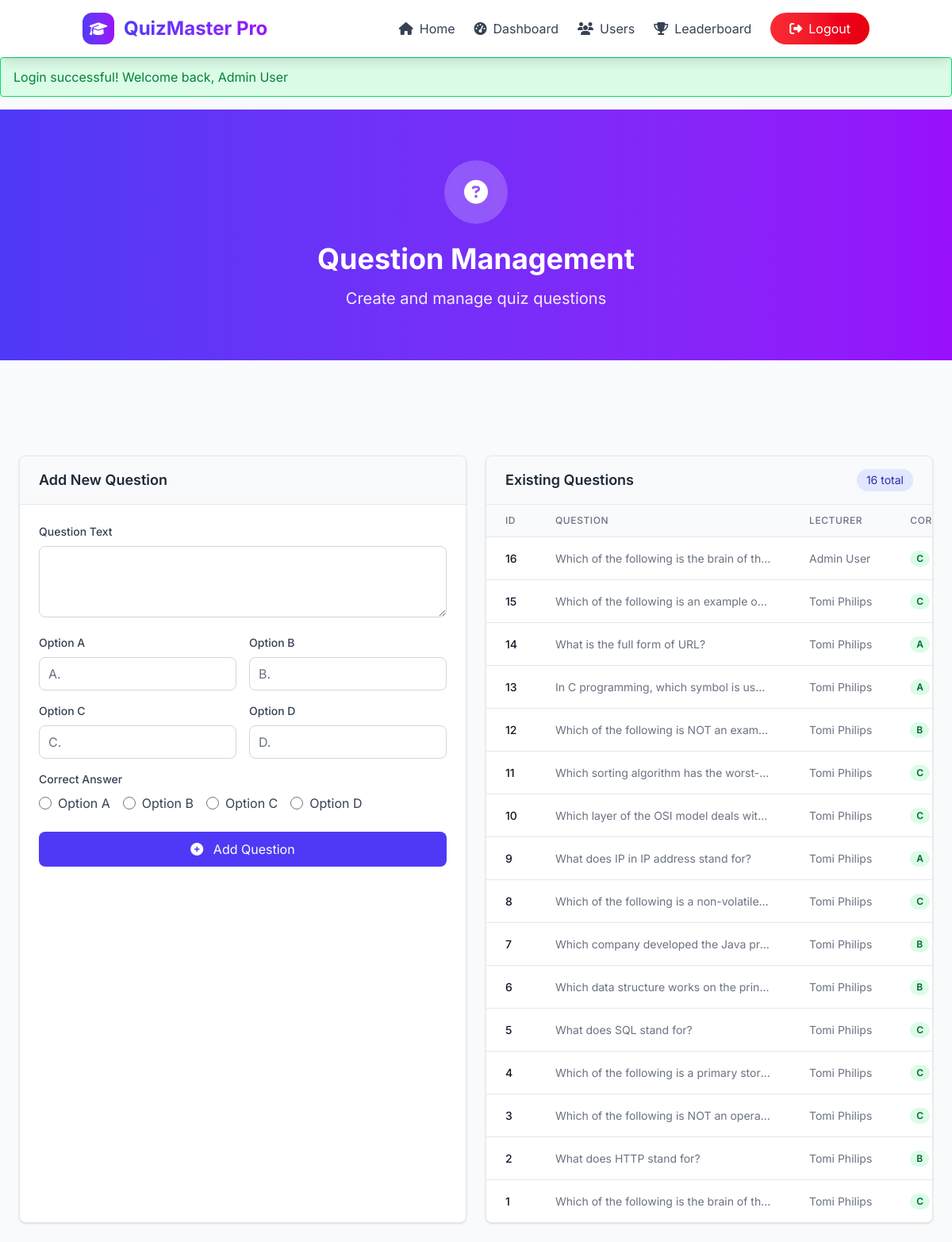
Screenshot of /admin/questions.php (signed in) with the database file from the repository.
### tables this page shows
CREATE TABLE `questions` (
  `id` int(11) NOT NULL,
  `question` text NOT NULL,
  `option_a` varchar(255) NOT NULL,
  `option_b` varchar(255) NOT NULL,
  `option_c` varchar(255) DEFAULT NULL,
  `option_d` varchar(255) DEFAULT NULL,
  `correct_option` enum('a','b','c','d') NOT NULL,
  `lecturer_id` int(11) NOT NULL,
  `explanation` text DEFAULT NULL,
  `difficulty` enum('easy','medium','hard') DEFAULT 'medium',
  `question_type` enum('multiple_choice','true_false','fill_blank') DEFAULT 'multiple_choice',
  `points` int(11) DEFAULT 1,
  `category_id` int(11) DEFAULT NULL,
  `is_active` tinyint(1) DEFAULT 1,
  `created_at` timestamp NOT NULL DEFAULT current_timestamp(),
  `updated_at` timestamp NOT NULL DEFAULT current_timestamp() ON UPDATE current_timestamp()
);

CREATE TABLE `users` (
  `id` int(11) NOT NULL,
  `name` varchar(100) NOT NULL,
  `email` varchar(100) DEFAULT NULL,
  `matric_number` varchar(50) DEFAULT NULL,
  `password` varchar(255) NOT NULL,
  `role` enum('admin','lecturer','student') DEFAULT 'student',
  `lecturer_id` int(11) DEFAULT NULL,
  `profile_image` varchar(255) DEFAULT NULL,
  `phone` varchar(20) DEFAULT NULL,
  `department` varchar(100) DEFAULT NULL,
  `is_active` tinyint(1) DEFAULT 1,
  `email_verified` tinyint(1) DEFAULT 0,
  `last_login` timestamp NULL DEFAULT NULL,
  `created_at` timestamp NOT NULL DEFAULT current_timestamp(),
  `updated_at` timestamp NOT NULL DEFAULT current_timestamp() ON UPDATE current_timestamp()
);

### admin/questions.php (the view, shortened to what this page needs)
<?php
require_once __DIR__ . '/../includes/session.php';
require_once __DIR__ . '/../includes/db.php';
$questions = [];
if (isAdmin()) {
    $sql = "SELECT q.*, u.name as lecturer_name FROM questions q JOIN users u ON q.lecturer_id = u.id ORDER BY q.id DESC";
    $result = $conn->query($sql);
} else {
    $sql = "SELECT * FROM questions WHERE lecturer_id = ? ORDER BY id DESC";
    $stmt = $conn->prepare($sql);
    $stmt->bind_param("i", $_SESSION['user_id']);
    $stmt->execute();
    $result = $stmt->get_result();
}
if ($result) {
    while ($row = $result->fetch_assoc()) {
        $questions[] = $row;
    }
}
?>
<!DOCTYPE html>
<html lang="en">
<head>
    <link rel="stylesheet" href="../src/output.css">
    <link rel="stylesheet" href="https://cdnjs.cloudflare.com/ajax/libs/font-awesome/6.4.0/css/all.min.css">
</head>
<body class="bg-gray-50 min-h-screen font-['Inter']">
    <nav class="bg-white/95 backdrop-blur-sm shadow-lg sticky top-0 z-50">
        <div class="container mx-auto px-4">
            <div class="flex justify-between items-center py-4">
                <div class="flex items-center space-x-3">
                    <div class="w-10 h-10 bg-gradient-to-r from-indigo-600 to-purple-600 rounded-xl flex items-center justify-center">
                        <i class="fas fa-graduation-cap text-white text-lg"></i>
                    </div>
                    <h1 class="text-2xl font-bold bg-gradient-to-r from-indigo-600 to-purple-600 bg-clip-text text-transparent">
                    </h1>
                </div>
                <div class="flex items-center space-x-6">
                    <a href="../index.php" class="flex items-center space-x-2 text-gray-700 hover:text-indigo-600 transition duration-200">
                        <i class="fas fa-home"></i>
                        <span>Home</span>
                    </a>
                    <a href="dashboard.php" class="flex items-center space-x-2 text-gray-700 hover:text-indigo-600 transition duration-200">
                        <i class="fas fa-tachometer-alt"></i>
                        <span>Dashboard</span>
                    </a>
                    <a href="users.php" class="flex items-center space-x-2 text-gray-700 hover:text-indigo-600 transition duration-200">
                        <i class="fas fa-users"></i>
                        <span>Users</span>
                    </a>
                    <a href="../leaderboard.php" class="flex items-center space-x-2 text-gray-700 hover:text-indigo-600 transition duration-200">
                        <i class="fas fa-trophy"></i>
                        <span>Leaderboard</span>
                    </a>
                    <a href="../auth/logout.php" class="bg-gradient-to-r from-red-500 to-red-600 text-white px-6 py-2 rounded-full hover:from-red-600 hover:to-red-700 transition duration-200">
                        <i class="fas fa-sign-out-alt mr-2"></i>Logout
                    </a>
                </div>
            </div>
        </div>
    </nav>
    <?php flash('success'); ?>
    <div class="bg-gradient-to-r from-indigo-600 to-purple-600 py-16 mb-8">
        <div class="container mx-auto px-4 text-center">
            <div class="w-20 h-20 bg-white/20 rounded-full flex items-center justify-center mx-auto mb-6">
                <i class="fas fa-question-circle text-white text-3xl"></i>
            </div>
            <h1 class="text-4xl font-bold text-white mb-4">Question Management</h1>
            <p class="text-xl text-white/90">Create and manage quiz questions</p>
        </div>
    </div>
    <div class="container mx-auto px-4 max-w-6xl pb-16">
            </div>
            <div class="p-6">
                <div class="grid grid-cols-1 lg:grid-cols-2 gap-6">
                    <div class="bg-white rounded-lg shadow-sm border border-gray-200 overflow-hidden">
                        <div class="px-6 py-4 border-b border-gray-200 bg-gray-50">
                            <h2 class="text-lg font-semibold text-gray-800">Add New Question</h2>
                        </div>
                        <div class="p-6">
                            <form action="questions.php" method="POST">
                                <div class="mb-4">
                                    <label for="question" class="block text-sm font-medium text-gray-700 mb-2">Question Text</label>
                                    <textarea id="question" name="question" rows="3" class="form-input w-full px-4 py-2 border border-gray-300 rounded-lg focus:ring-indigo-500 focus:border-indigo-500" required></textarea>
                                </div>
                                <div class="grid grid-cols-1 md:grid-cols-2 gap-4 mb-4">
                                    <div>
                                        <label for="option_a" class="block text-sm font-medium text-gray-700 mb-2">Option A</label>
                                        <div class="relative">
                                            <span class="absolute inset-y-0 left-0 flex items-center pl-3 text-gray-500">A.</span>
                                            <input type="text" id="option_a" name="option_a" class="form-input pl-8 w-full px-4 py-2 border border-gray-300 rounded-lg focus:ring-indigo-500 focus:border-indigo-500" required>
                                        </div>
                                    </div>
                                    <div>
                                        <label for="option_b" class="block text-sm font-medium text-gray-700 mb-2">Option B</label>
                                        <div class="relative">
                                            <span class="absolute inset-y-0 left-0 flex items-center pl-3 text-gray-500">B.</span>
                                            <input type="text" id="option_b" name="option_b" class="form-input pl-8 w-full px-4 py-2 border border-gray-300 rounded-lg focus:ring-indigo-500 focus:border-indigo-500" required>
                                        </div>
                                    </div>
                                </div>
                                <div class="grid grid-cols-1 md:grid-cols-2 gap-4 mb-4">
                                    <div>
                                        <label for="option_c" class="block text-sm font-medium text-gray-700 mb-2">Option C</label>
                                        <div class="relative">
                                            <span class="absolute inset-y-0 left-0 flex items-center pl-3 text-gray-500">C.</span>
                                            <input type="text" id="option_c" name="option_c" class="form-input pl-8 w-full px-4 py-2 border border-gray-300 rounded-lg focus:ring-indigo-500 focus:border-indigo-500">
                                        </div>
                                    </div>
                                    <div>
                                        <label for="option_d" class="block text-sm font-medium text-gray-700 mb-2">Option D</label>
                                        <div class="relative">
                                            <span class="absolute inset-y-0 left-0 flex items-center pl-3 text-gray-500">D.</span>
                                            <input type="text" id="option_d" name="option_d" class="form-input pl-8 w-full px-4 py-2 border border-gray-300 rounded-lg focus:ring-indigo-500 focus:border-indigo-500">
                                        </div>
                                    </div>
                                </div>
                                <div class="mb-6">
                                    <label class="block text-sm font-medium text-gray-700 mb-2">Correct Answer</label>
                                    <div class="flex space-x-4">
                                        <label class="inline-flex items-center">
                                            <input type="radio" name="correct_option" value="a" class="h-4 w-4 text-indigo-600 focus:ring-indigo-500 border-gray-300" required>
                                            <span class="ml-2 text-gray-700">Option A</span>
                                        </label>
                                        <label class="inline-flex items-center">
                                            <input type="radio" name="correct_option" value="b" class="h-4 w-4 text-indigo-600 focus:ring-indigo-500 border-gray-300">
                                            <span class="ml-2 text-gray-700">Option B</span>
                                        </label>
                                        <label class="inline-flex items-center">
                                            <input type="radio" name="correct_option" value="c" class="h-4 w-4 text-indigo-600 focus:ring-indigo-500 border-gray-300">
                                            <span class="ml-2 text-gray-700">Option C</span>
                                        </label>
                                        <label class="inline-flex items-center">
                                            <input type="radio" name="correct_option" value="d" class="h-4 w-4 text-indigo-600 focus:ring-indigo-500 border-gray-300">
                                            <span class="ml-2 text-gray-700">Option D</span>
                                        </label>
                                    </div>
                                </div>
                                <button type="submit" name="add_question" class="action-btn w-full bg-indigo-600 text-white py-2.5 px-4 rounded-lg hover:bg-indigo-700 focus:outline-none focus:ring-2 focus:ring-offset-2 focus:ring-indigo-500 transition duration-150 ease-in-out">
                                    <i class="fas fa-plus-circle mr-2"></i> Add Question
                                </button>
                            </form>
                        </div>
                    </div>
                    <div class="bg-white rounded-lg shadow-sm border border-gray-200 overflow-hidden">
                        <div class="px-6 py-4 border-b border-gray-200 bg-gray-50">
                            <div class="flex items-center justify-between">
                                <h2 class="text-lg font-semibold text-gray-800">Existing Questions</h2>
                                <span class="text-sm bg-indigo-100 text-indigo-800 px-3 py-1 rounded-full"><?= count($questions) ?> total</span>
                            </div>
                        </div>
                        <div class="overflow-hidden">
                            <?php if (empty($questions)): ?>
                                <div class="p-6 text-center text-gray-500">
                                    <i class="fas fa-inbox text-3xl mb-2 text-gray-300"></i>
                                    <p>No questions found</p>
                                </div>
                            <?php else: ?>
                                <div class="overflow-x-auto">
                                    <table class="min-w-full divide-y divide-gray-200">
                                        <thead class="bg-gray-50">
                                            <tr>
                                                <th scope="col" class="px-6 py-3 text-left text-xs font-medium text-gray-500 uppercase tracking-wider">ID</th>
                                                <th scope="col" class="px-6 py-3 text-left text-xs font-medium text-gray-500 uppercase tracking-wider">Question</th>
                                                <?php if (isAdmin()): ?>
                                                    <th scope="col" class="px-6 py-3 text-left text-xs font-medium text-gray-500 uppercase tracking-wider">Lecturer</th>
                                                <?php endif; ?>
                                                <th scope="col" class="px-6 py-3 text-left text-xs font-medium text-gray-500 uppercase tracking-wider">Correct</th>
                                            </tr>
                                        </thead>
                                        <tbody class="bg-white divide-y divide-gray-200">
                                            <?php foreach ($questions as $q): ?>
                                                <tr class="question-row">
                                                    <td class="px-6 py-4 whitespace-nowrap text-sm font-medium text-gray-900"><?= $q['id'] ?></td>
                                                    <td class="px-6 py-4 text-sm text-gray-500 max-w-xs truncate" title="<?= htmlspecialchars($q['question']) ?>">
                                                        <?= htmlspecialchars(substr($q['question'], 0, 50) . (strlen($q['question']) > 50 ? '...' : '')) ?>
                                                    </td>
                                                    <?php if (isAdmin()): ?>
                                                        <td class="px-6 py-4 whitespace-nowrap text-sm text-gray-500"><?= htmlspecialchars($q['lecturer_name']) ?></td>
                                                    <?php endif; ?>
                                                    <td class="px-6 py-4 whitespace-nowrap text-sm text-gray-500">
                                                        <span class="px-2 inline-flex text-xs leading-5 font-semibold rounded-full bg-green-100 text-green-800">
                                                            <?= strtoupper($q['correct_option']) ?>
                                                        </span>
                                                    </td>
                                                </tr>
                                            <?php endforeach; ?>
                                        </tbody>
                                    </table>
                                </div>
                            <?php endif; ?>
                        </div>
                    </div>
                </div>
            </div>
</body>
</html>

### includes/session.php (shortened to what this page needs)
<?php
function flash($name = '', $message = '', $class = 'bg-green-100 border border-green-400 text-green-700') {
    if (!empty($name)) {
        if (!empty($message) && empty($_SESSION[$name])) {
            $_SESSION[$name] = $message;
            $_SESSION[$name.'_class'] = $class;
        } elseif (empty($message) && !empty($_SESSION[$name])) {
            $class = !empty($_SESSION[$name.'_class']) ? $_SESSION[$name.'_class'] : '';
            echo '<div class="'.$class.' px-4 py-3 rounded relative mb-4" role="alert">'.$_SESSION[$name].'</div>';
        }
    }
}
function isAdmin() {
    return isset($_SESSION['role']) && $_SESSION['role'] === 'admin';
}
?>

### admin/questions.php (style rules this page uses)
.form-input { transition: all 0.3s ease; }
.action-btn { transition: all 0.2s ease; }

### rows the page displays
questions: id "16", question "Which of the following is the brain of th…", lecturer.name "Admin User", correct_option "C"
questions: id "15", question "Which of the following is an example o…", lecturer.name "Tomi Philips", correct_option "C"
questions: id "14", question "What is the full form of URL?", lecturer.name "Tomi Philips", correct_option "A"
questions: id "13", question "In C programming, which symbol is us…", lecturer.name "Tomi Philips", correct_option "A"
questions: id "12", question "Which of the following is NOT an exam…", lecturer.name "Tomi Philips", correct_option "B"
questions: id "11", question "Which sorting algorithm has the worst-…", lecturer.name "Tomi Philips", correct_option "C"
questions: id "10", question "Which layer of the OSI model deals wit…", lecturer.name "Tomi Philips", correct_option "C"
questions: id "9", question "What does IP in IP address stand for?", lecturer.name "Tomi Philips", correct_option "A"
questions: id "8", question "Which of the following is a non-volatile…", lecturer.name "Tomi Philips", correct_option "C"
questions: id "7", question "Which company developed the Java pr…", lecturer.name "Tomi Philips", correct_option "B"
questions: id "6", question "Which data structure works on the prin…", lecturer.name "Tomi Philips", correct_option "B"
questions: id "5", question "What does SQL stand for?", lecturer.name "Tomi Philips", correct_option "C"
questions: id "4", question "Which of the following is a primary stor…", lecturer.name "Tomi Philips", correct_option "C"
questions: id "3", question "Which of the following is NOT an opera…", lecturer.name "Tomi Philips", correct_option "C"
questions: id "2", question "What does HTTP stand for?", lecturer.name "Tomi Philips", correct_option "B"
questions: id "1", question "Which of the following is the brain of th…", lecturer.name "Tomi Philips", correct_option "C"

### other values shown
$_SESSION[$name] "Login successful! Welcome back, Admin User"
count($questions) "16"
